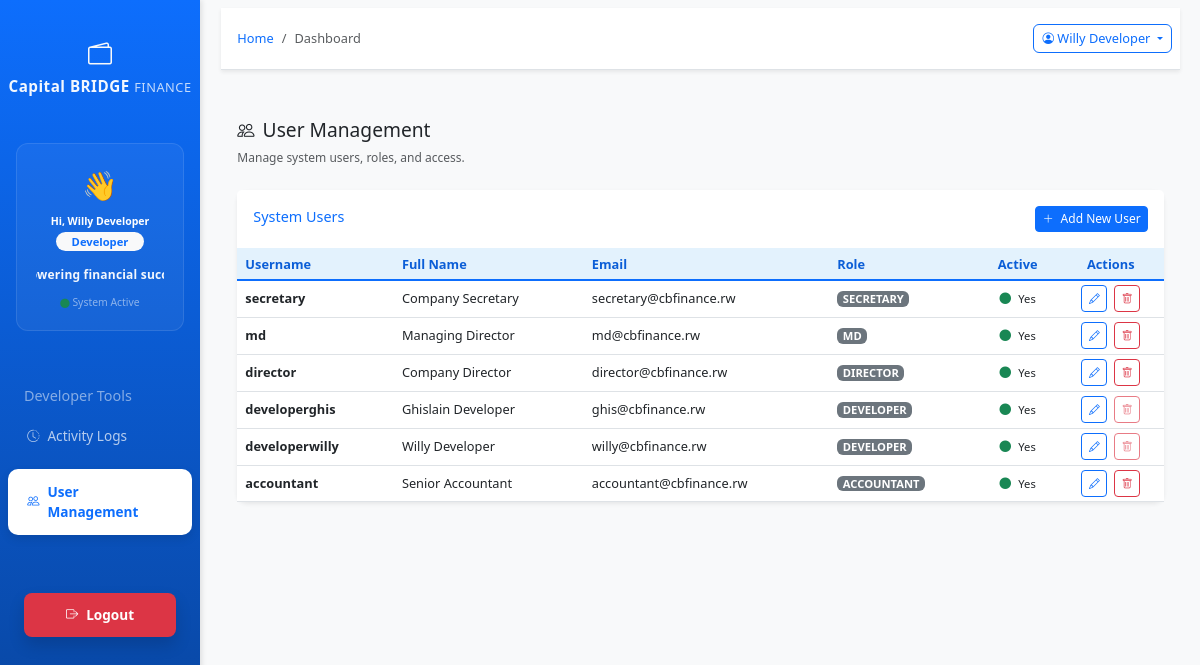
Screenshot of /app.cbfinance.rw/index.php?page=user_management (signed in) with the database file from the repository.
### tables this page shows
CREATE TABLE `users` (
  `user_id` int(11) NOT NULL,
  `username` varchar(50) NOT NULL,
  `password` varchar(255) NOT NULL,
  `role` varchar(50) NOT NULL,
  `full_name` varchar(100) NOT NULL,
  `email` varchar(100) NOT NULL,
  `is_active` tinyint(1) DEFAULT '1',
  `created_at` timestamp NOT NULL DEFAULT CURRENT_TIMESTAMP
);

### app.cbfinance.rw/modules/user_management.php (the view, shortened to what this page needs)
<?php
$conn = getConnection();
$users = $conn->query("SELECT * FROM users ORDER BY role DESC, username ASC");
?>
<div class="container-fluid py-4">
    <div class="row">
        <div class="col-12">
            <h1 class="h3 mb-2 text-gray-800"><i class="bi bi-people me-2"></i>User Management</h1>
            <p class="text-muted small mb-4">Manage system users, roles, and access.</p>
            <div class="card shadow-sm border-0 mb-4">
                <div class="card-header bg-white py-3 d-flex justify-content-between align-items-center">
                    <h6 class="m-0 font-weight-bold text-primary">System Users</h6>
                    <button class="btn btn-primary btn-sm" data-bs-toggle="modal" data-bs-target="#userModal" onclick="setUserModal('create')">
                        <i class="bi bi-plus-lg me-1"></i> Add New User
                    </button>
                </div>
                <div class="card-body p-0">
                    <div class="table-responsive">
                        <table class="table table-hover align-middle mb-0">
                            <thead class="bg-light">
                                <tr>
                                    <th class="px-3">Username</th>
                                    <th>Full Name</th>
                                    <th>Email</th>
                                    <th>Role</th>
                                    <th class="text-center">Active</th>
                                    <th class="text-center">Actions</th>
                                </tr>
                            </thead>
                            <tbody>
                                <?php while ($row = $users->fetch_assoc()): ?>
                                <tr>
                                    <td class="px-3">
                                        <span class="fw-bold"><?= htmlspecialchars($row['username']) ?></span>
                                    </td>
                                    <td><?= htmlspecialchars($row['full_name']) ?></td>
                                    <td><?= htmlspecialchars($row['email']) ?></td>
                                    <td><span class="badge bg-secondary"><?= strtoupper($row['role']) ?></span></td>
                                    <td class="text-center">
                                        <i class="bi bi-circle-fill <?= $row['is_active'] ? 'text-success' : 'text-danger' ?>" style="font-size:0.6rem;"></i>
                                        <small class="ms-1"><?= $row['is_active'] ? 'Yes' : 'No' ?></small>
                                    </td>
                                    <td class="text-center">
                                        <button class="btn btn-outline-primary btn-sm me-1" onclick='setUserModal("edit", <?= json_encode($row) ?>)' data-bs-toggle="modal" data-bs-target="#userModal">
                                            <i class="bi bi-pencil"></i>
                                        </button>
                                        <form method="POST" class="d-inline" onsubmit="return confirm('Are you sure you want to delete this user?');">
                                            <button type="submit" class="btn btn-outline-danger btn-sm" <?= ($row['role'] === 'Developer') ? 'disabled title="Cannot delete developers"' : '' ?>>
                                                <i class="bi bi-trash"></i>
                                            </button>
                                        </form>
                                    </td>
                                </tr>
                                <?php endwhile; ?>
                            </tbody>
                        </table>
                    </div>
                </div>
            </div>
        </div>
    </div>
</div>

### app.cbfinance.rw/assets/css/style.css (style rules this page uses)
:root { --primary-blue: #0d6efd; --light-blue: #e3f2fd; --dark-blue: #0b5ed7; --white: #ffffff; --light-gray: #f8f9fa; --gray: #6c757d; --dark-gray: #343a40; }
body { background-color: #f8f9fa; font-family: 'Segoe UI', Tahoma, Geneva, Verdana, sans-serif; }
.card { border: none; border-radius: 10px; box-shadow: 0 4px 6px rgba(0, 0, 0, 0.05); transition: transform 0.3s, box-shadow 0.3s; }
.card-header { background-color: var(--white); border-bottom: 2px solid var(--light-blue); font-weight: 600; color: var(--dark-blue); }
.table { background-color: var(--white); }
.table thead th { background-color: var(--light-blue); border-bottom: 2px solid var(--primary-blue); color: var(--dark-blue); font-weight: 600; }
.btn-primary { background-color: var(--primary-blue); border-color: var(--primary-blue); }
.btn-outline-primary { color: var(--primary-blue); border-color: var(--primary-blue); }

### app.cbfinance.rw/index.php (style rules this page uses)
body { font-size: 12px !important; overflow-x: hidden; }
.card { margin-bottom: 0.5rem !important; }
.card-header { padding: 0.5rem 1rem !important; }
.card-body { padding: 0.75rem !important; }
.card-title, .card-header h5, .card-header h6 { font-size: 0.9rem !important; margin-bottom: 0.25rem !important; }
.table { font-size: 0.8rem !important; }
.table th, .table td { padding: 0.3rem 0.5rem !important; }
.btn { font-size: 0.8rem !important; padding: 0.25rem 0.5rem !important; }
.btn-sm { font-size: 0.75rem !important; padding: 0.2rem 0.4rem !important; }
.badge { font-size: 0.7rem !important; padding: 0.15rem 0.35rem !important; }
h1, .h1 { font-size: 1.5rem !important; }
h3, .h3 { font-size: 1.2rem !important; }
h6, .h6 { font-size: 0.9rem !important; }
.mb-2 { margin-bottom: 0.5rem !important; }
.mb-4 { margin-bottom: 1rem !important; }
.py-3 { padding-top: 0.75rem !important; padding-bottom: 0.75rem !important; }
.py-4 { padding-top: 1rem !important; padding-bottom: 1rem !important; }
.px-3 { padding-left: 0.75rem !important; padding-right: 0.75rem !important; }
.text-muted { font-size: 0.75rem !important; }
h1, h2, h3, h4, h5, h6 { line-height: 1.2 !important; }
p, .form-label, .small { line-height: 1.3 !important; }
.table-hover tbody tr { line-height: 1.2 !important; }
.bi { font-size: 0.9em !important; }
.row { margin-bottom: 0.25rem !important; }
.container-fluid { padding: 0.5rem !important; }

### rows the page displays
users: username "secretary", full_name "Company Secretary", email "secretary@cbfinance.rw", role "SECRETARY", is_active 1 (drawn)
users: username "md", full_name "Managing Director", email "md@cbfinance.rw", role "MD", is_active 1 (drawn)
users: username "director", full_name "Company Director", email "director@cbfinance.rw", role "DIRECTOR", is_active 1 (drawn)
users: username "developerghis", full_name "Ghislain Developer", email "ghis@cbfinance.rw", role "DEVELOPER", is_active 1 (drawn)
users: username "developerwilly", full_name "Willy Developer", email "willy@cbfinance.rw", role "DEVELOPER", is_active 1 (drawn)
users: username "accountant", full_name "Senior Accountant", email "accountant@cbfinance.rw", role "ACCOUNTANT", is_active 1 (drawn)

### other values shown
$_SESSION['user_name'] "Willy Developer"
$user_role "Developer"
$page_title "Dashboard"
